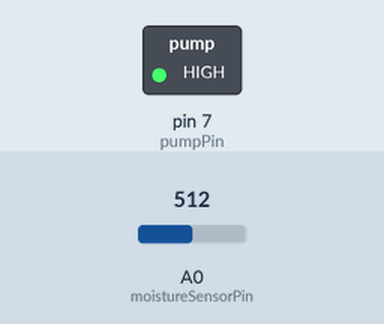
Recording of a sketch running on a simulated Arduino Uno, built with avr-gcc and run on an emulated ATmega328P. Shown: switched loads named in the sketch (green lamp = pin HIGH). The test bench sets the inputs (shaded band); at power-on: A0 (moistureSensorPin) = 512. What the sketch prints to the serial monitor is not drawn.

Above: at 1.8 s.
1.9 s: A0 (moistureSensorPin) set to 692
3.4 s: A0 (moistureSensorPin) set to 716
At 4.9 s:
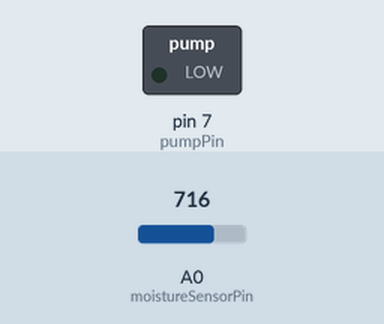
5.6 s: A0 (moistureSensorPin) set to 511
At 7.5 s:
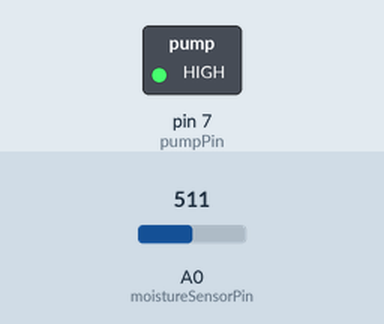
7.8 s: A0 (moistureSensorPin) set to 900
At 9.2 s:
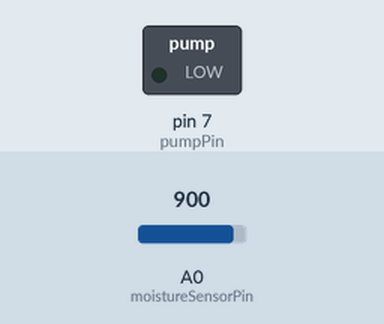
Timing chart, 0 to 10.8 s (numbered marks = the images above; inputs shaded):
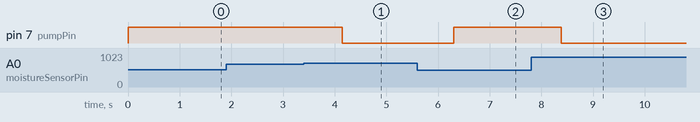

Measured:
- the behaviour switches between 705 and 706 on A0 (moistureSensorPin) (found by bisection; images 0 and 1)
- after the input at 1.9 s, every drawn part: stays the same
- after the input at 3.4 s, pin 7 (pumpPin): HIGH → LOW after 0.75 s
- after the input at 5.6 s, pin 7 (pumpPin): LOW → HIGH after 0.71 s
- after the input at 7.8 s, pin 7 (pumpPin): HIGH → LOW after 0.58 s

The sketch:

waterPumpArduino.ino
```cpp
// pins definition
int moistureSensorPin = A0;
int pumpPin = 7;

// variables
int moistureSensorValue;    // stores the moisture sensor values

void setup(){
  // serial initialization
  Serial.begin(9600);
    pinMode(pumpPin,OUTPUT);
}
void loop(){
    // reads the sensors

  moistureSensorValue = analogRead(moistureSensorPin); //1023 to 0 ====> 0 to 100%


//---------
int moistureReal = map(moistureSensorValue, 1023, 0, 0, 100);
//Serial.println(moistureReal);
if(moistureReal > 30){
  digitalWrite(pumpPin,HIGH);
  Serial.print(" Влажноста во земјата  е добра, со вредност од ");
  Serial.println( moistureReal);
  Serial.println(" Pump is OFF");

}else{
  digitalWrite(pumpPin,LOW);
  Serial.print("Влажноста во земјата е ниска потребно е наводнување со вредност од ");
  Serial.println( moistureReal);
  Serial.println(" Pump is on");

}

/*
  // -----
 // check the moisture range
  if(moistureSensorValue < 700){
  digitalWrite(pumpPin,HIGH);
  Serial.print("Влажноста во земјата  е добра, со вредност од ");
  Serial.println( moistureSensorValue);
    Serial.println("Pump is OFF >= 700");
    }

  if((moistureSensorValue > 700)){
    digitalWrite(pumpPin,LOW);
    Serial.print("Влажноста во земјата е ниска потребно е наводнување со вредност од ");
    Serial.println( moistureSensorValue);
    Serial.println("Pump is ON < 700");
  }

 */

  delay(1000);

  }
```
